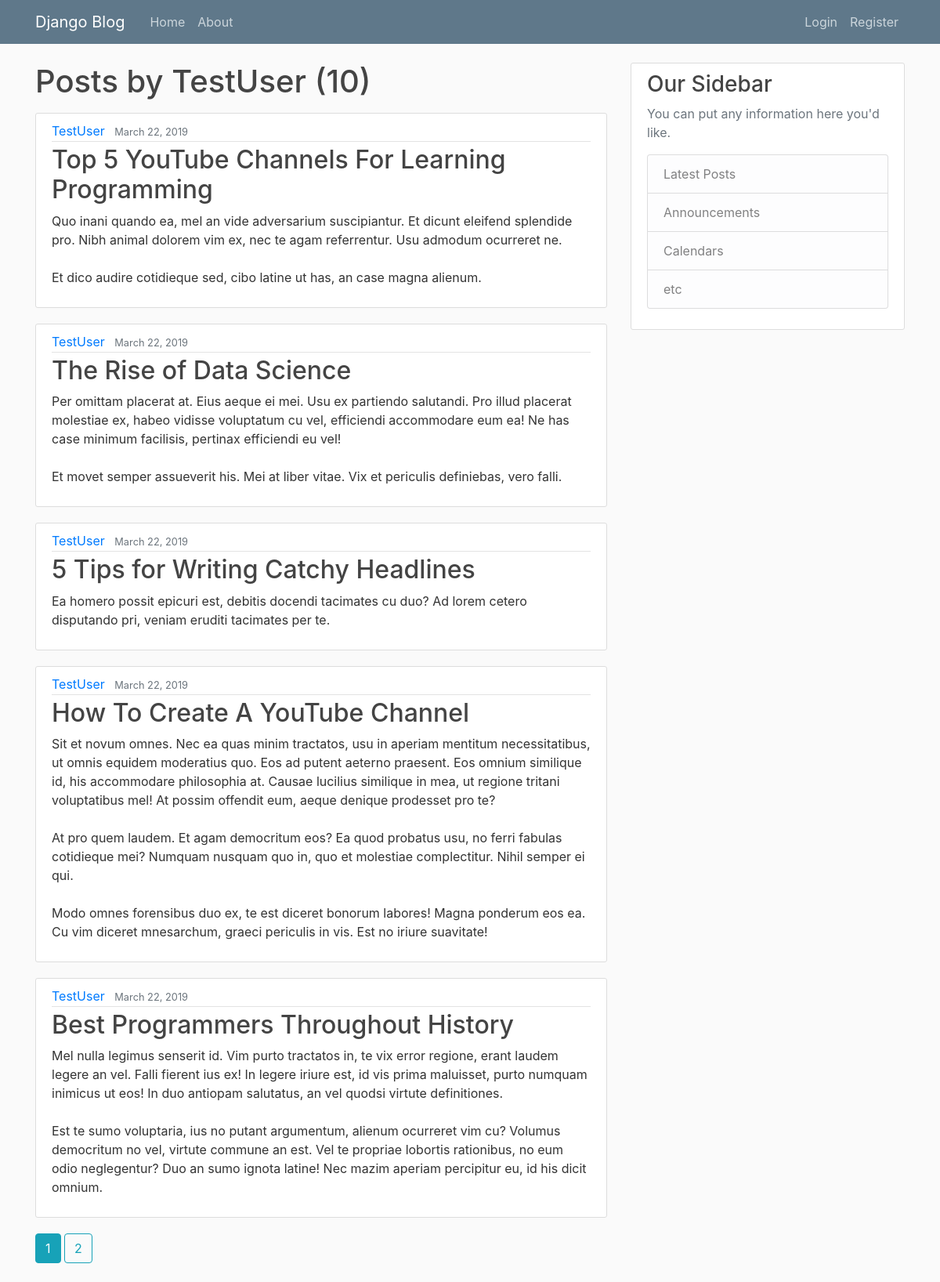
Page /user/TestUser on the earlier database version.
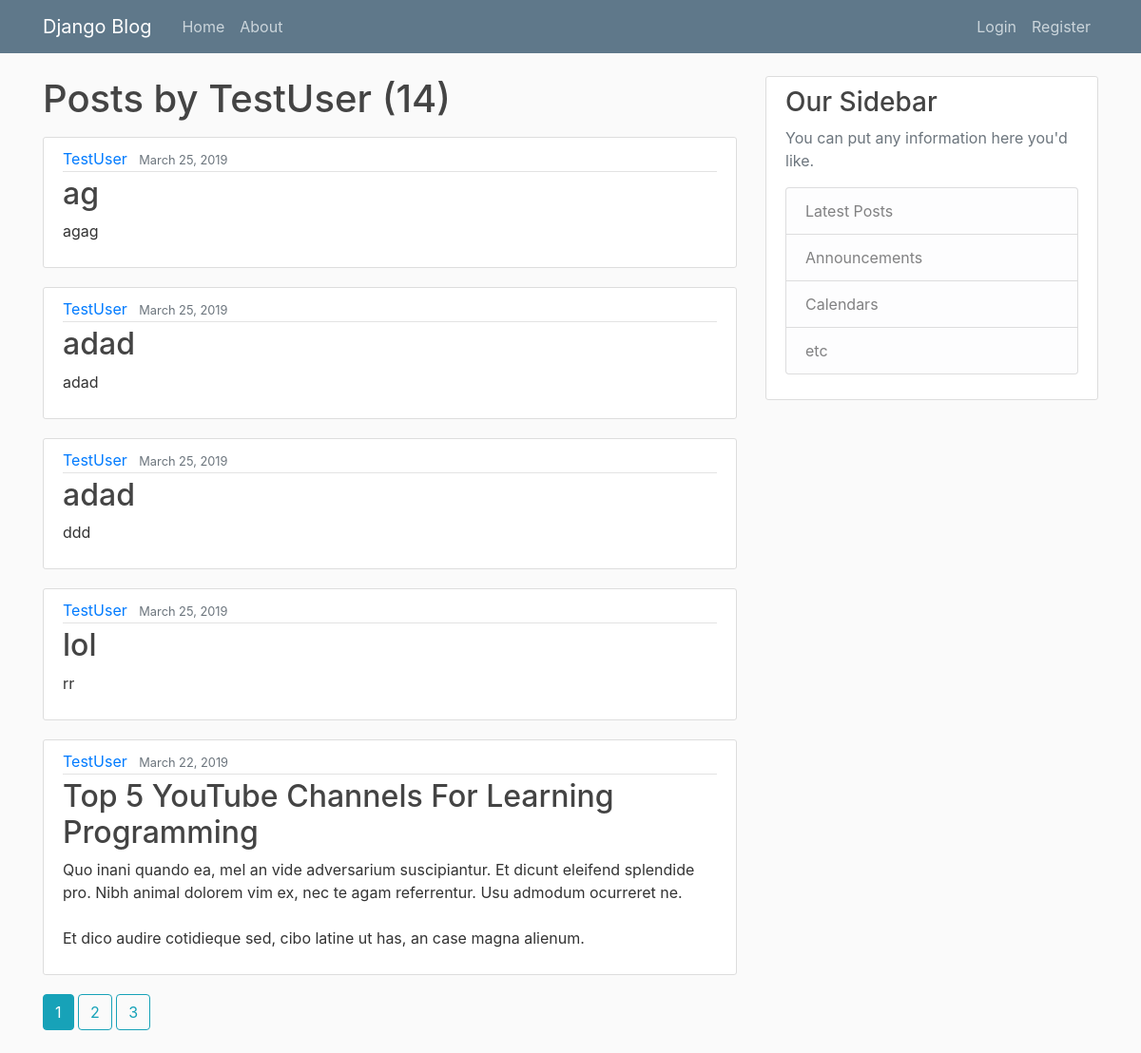
Same page on the later database version.
### blog/models.py (models this page shows, shortened)
class Post(models.Model):
    title = models.CharField(max_length=100)
    content = models.TextField()
    date_posted = models.DateTimeField(default=timezone.now)
    author = models.ForeignKey(User, on_delete=models.CASCADE)

### blog/views.py (the view)
# urls.py: path('user/<str:username>', UserPostListView.as_view(), name='user-posts'),
class UserPostListView(ListView):
    model = Post
    template_name = 'blog/user_posts.html' # <app>/<model>_<viewtype>.html
    context_object_name = 'posts'
    paginate_by = 5
    def get_queryset(self):
        user = get_object_or_404(User, username=self.kwargs.get('username'))
        return Post.objects.filter(author=user).order_by('-date_posted')

### blog/templates/blog/user_posts.html (shortened to what this page needs)
{% extends "blog/base.html" %}
{% block content %}
    <h1 class="mb-3">Posts by {{ view.kwargs.username }} ({{ page_obj.paginator.count }}) </h1>
    {% for post in posts %}
    <article class="media content-section">
        <div class="media-body">
            <div class="article-metadata">
            <a class="mr-2" href="{% url 'user-posts' post.author.username %}">{{ post.author }}</a>
            <small class="text-muted">{{ post.date_posted | date:"F d, Y" }}</small>
            </div>
            <h2><a class="article-title" href="{% url 'post-detail' post.id %}">{{ post.title }}</a></h2>
            <p class="article-content">{{ post.content }}</p>
        </div>
    </article>
    {% endfor %}
    {% if is_paginated %}
        {% for num in page_obj.paginator.page_range %}
            {% if page_obj.number == num %}
                <a class="btn btn-info mb-4" href="?page={{ num }}">{{ num }}</a>
            {% elif num > page_obj.number|add:'-3' and num < page_obj.number|add:'3' %}
                <a class="btn btn-outline-info mb-4" href="?page={{ num }}">{{ num }}</a>
            {% endif %}
        {% endfor %}
    {% endif %}
{% endblock content %}

Differences in the rows shown:
no longer on this page (row unchanged): Post: author "TestUser", date_posted "March 22, 2019", title "The Rise of Data Science", content "Per omittam placerat at. Eius aeque ei mei. Usu ex partiendo salutandi. Pro illud placerat molestiae ex, habeo vidisse voluptatum cu vel, efficiendi accommodare eum ea! Ne has case minimum facilisis, pertinax efficiendi eu vel! Et movet semper assueverit his. Mei at liber vitae. Vix et periculis definiebas, vero falli."
no longer on this page (row unchanged): Post: author "TestUser", date_posted "March 22, 2019", title "5 Tips for Writing Catchy Headlines", content "Ea homero possit epicuri est, debitis docendi tacimates cu duo? Ad lorem cetero disputando pri, veniam eruditi tacimates per te."
no longer on this page (row unchanged): Post: author "TestUser", date_posted "March 22, 2019", title "How To Create A YouTube Channel", content "Sit et novum omnes. Nec ea quas minim tractatos, usu in aperiam mentitum necessitatibus, ut omnis equidem moderatius quo. Eos ad putent aeterno praesent. Eos omnium similique id, his accommodare philosophia at. Causae lucilius similique in mea, ut regione tritani voluptatibus mel! At possim offendit eum, aeque denique prodesset pro te? At pro quem laudem. Et agam democritum eos? Ea quod probatus usu, no ferri fabulas cotidieque mei? Numquam nusquam quo in, quo et molestiae complectitur. Nihil semper ei qui. Modo omnes forensibus duo ex, te est diceret bonorum labores! Magna ponderum eos ea. Cu vim diceret mnesarchum, graeci periculis in vis. Est no iriure suavitate!"
no longer on this page (row unchanged): Post: author "TestUser", date_posted "March 22, 2019", title "Best Programmers Throughout History", content "Mel nulla legimus senserit id. Vim purto tractatos in, te vix error regione, erant laudem legere an vel. Falli fierent ius ex! In legere iriure est, id vis prima maluisset, purto numquam inimicus ut eos! In duo antiopam salutatus, an vel quodsi virtute definitiones. Est te sumo voluptaria, ius no putant argumentum, alienum ocurreret vim cu? Volumus democritum no vel, virtute commune an est. Vel te propriae lobortis rationibus, no eum odio neglegentur? Duo an sumo ignota latine! Nec mazim aperiam percipitur eu, id his dicit omnium."
added Post: author "TestUser", date_posted "March 25, 2019", title "ag", content "agag"
added Post: author "TestUser", date_posted "March 25, 2019", title "adad", content "adad"
added Post: author "TestUser", date_posted "March 25, 2019", title "adad", content "ddd"
added Post: author "TestUser", date_posted "March 25, 2019", title "lol", content "rr"
Other differences:
{{ page_obj.paginator.count }}: "10" → "14"
new list line: "3"
